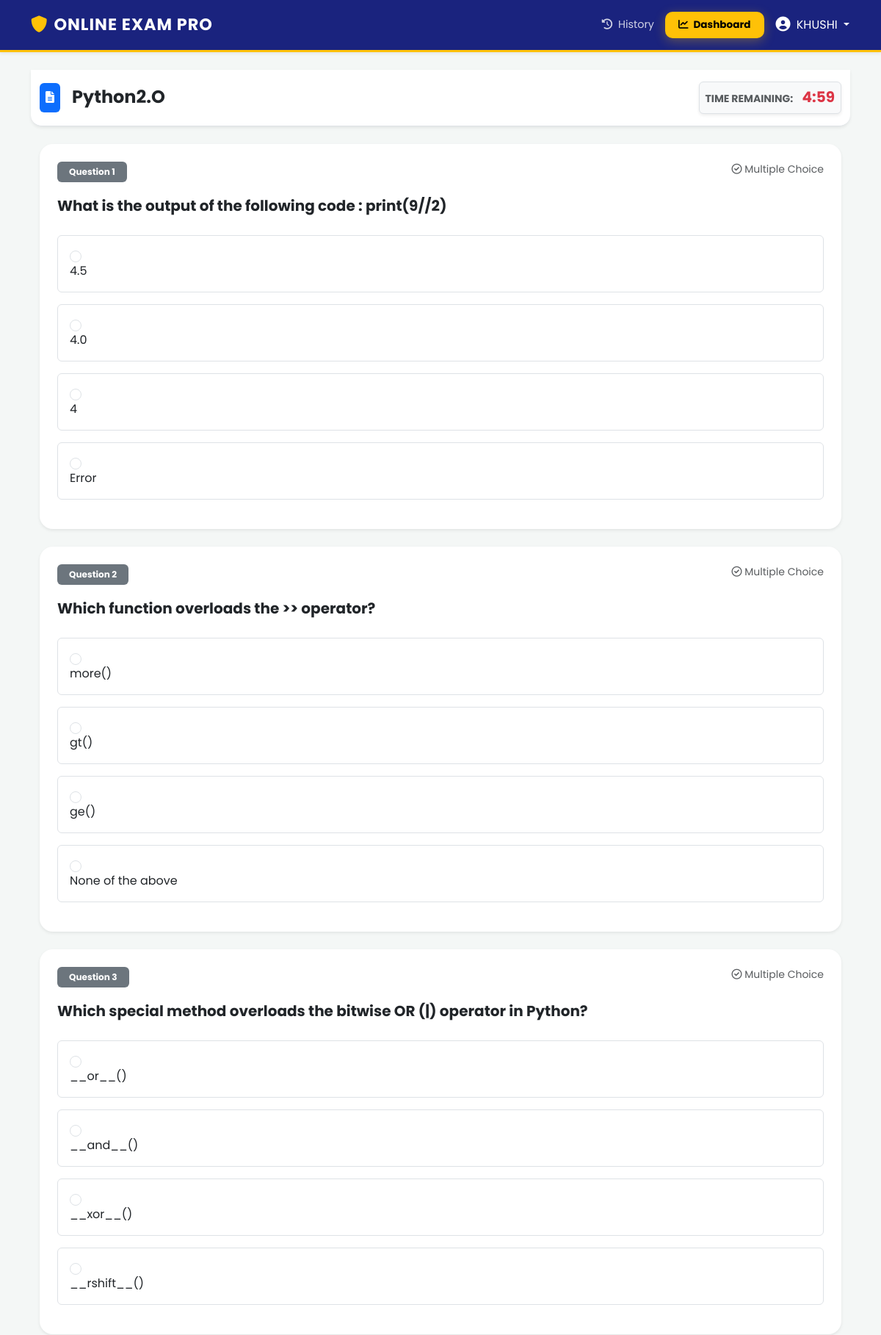
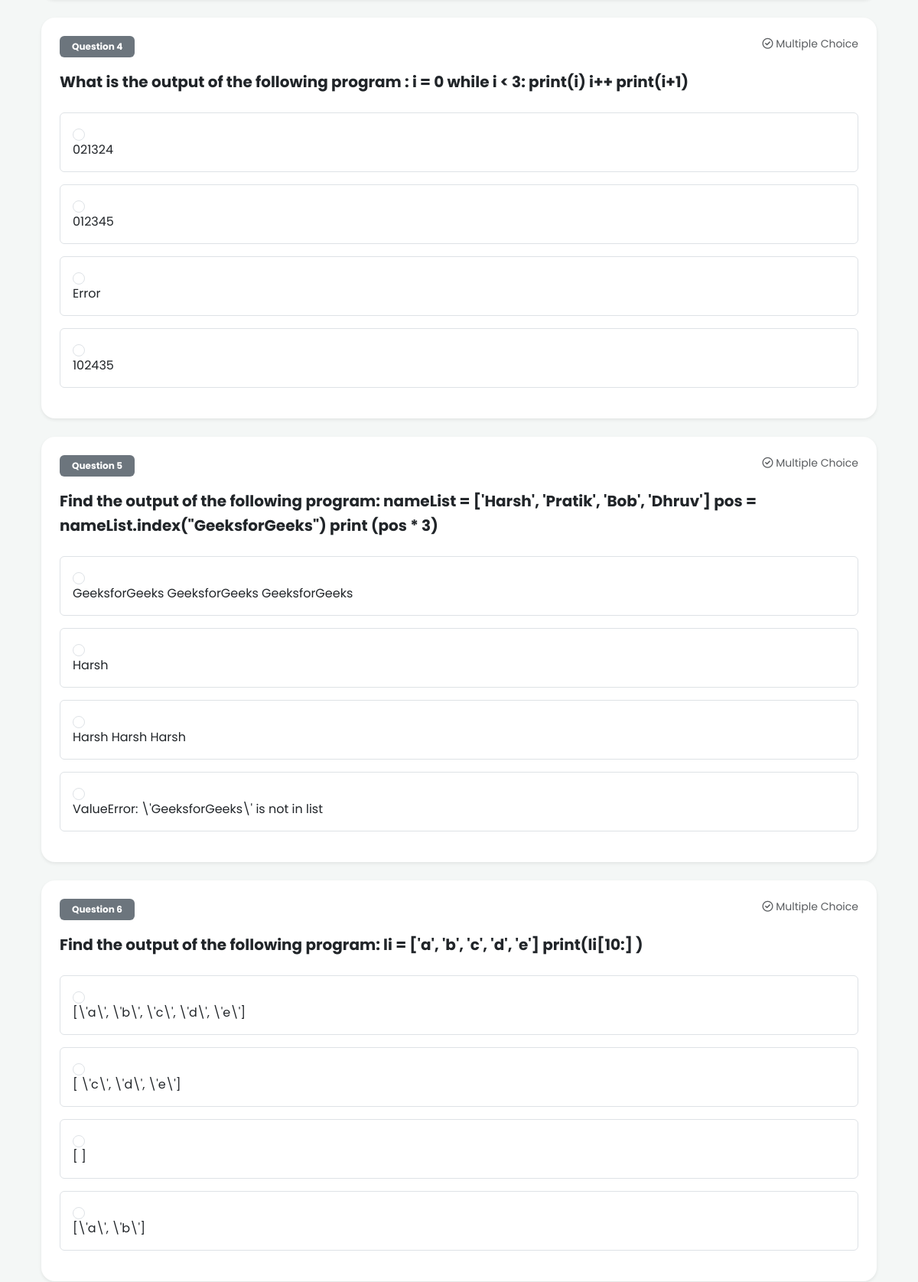
/take-exam/3/ (signed in, upper part), run on the app's committed database (2 pictures, top to bottom).
### exam/models.py (models this page shows, shortened)
class Exam(models.Model):
    author = models.ForeignKey(User, on_delete=models.CASCADE, related_name='my_exams', null=True, blank=True)
    title = models.CharField(max_length=200)
    description = models.TextField(blank=True)
    exam_code = models.CharField(max_length=8, unique=True, editable=False)
    duration_minutes = models.PositiveIntegerField(default=30, help_text="Duration in minutes")
    created_at = models.DateTimeField(auto_now_add=True)

class Question(models.Model):
    exam = models.ForeignKey(Exam, on_delete=models.CASCADE, related_name='questions')
    text = models.TextField()
    option1 = models.CharField(max_length=200)
    option2 = models.CharField(max_length=200)
    option3 = models.CharField(max_length=200)
    option4 = models.CharField(max_length=200)
    correct_option = models.IntegerField(choices=[(1, 'Option 1'), (2, 'Option 2'), (3, 'Option 3'), (4, 'Option 4')])

### exam/views.py (the view, shortened to what this page needs)
# urls.py: path('take-exam/<int:exam_id>/', views.take_exam, name='take_exam'),
@login_required
def take_exam(request, exam_id):
    exam = get_object_or_404(Exam, id=exam_id)
    questions = exam.questions.all()
    return render(request, 'take_exam.html', {'exam': exam, 'questions': questions})

### exam/templates/take_exam.html (shortened to what this page needs)
{% extends 'base.html' %} {% block content %}
<div class="container pb-5">
    <div class="row sticky-top bg-white py-3 shadow-sm mb-4 border-bottom" style="top: 0; z-index: 1000; border-radius: 0 0 15px 15px;">
        <div class="col-md-8 d-flex align-items-center">
            <div class="p-2 bg-primary rounded text-white me-3">
                <i class="fas fa-file-alt"></i>
            </div>
            <h4 class="text-dark mb-0 fw-bold">{{ exam.title }}</h4>
        </div>
        <div class="col-md-4 text-end">
            <div class="d-inline-block p-2 rounded shadow-sm border bg-light">
                <span class="text-muted small fw-bold text-uppercase me-2">Time Remaining:</span>
                <span id="timer" class="h5 mb-0 fw-bold text-danger">--:--</span>
            </div>
        </div>
    </div>
    <form id="examForm" method="POST">
        {% for q in questions %}
        <div class="card mb-4 p-4 border-0 shadow-sm question-card">
            <div class="d-flex justify-content-between mb-3">
                <span class="badge bg-secondary px-3 py-2">Question {{ forloop.counter }}</span>
                <span class="text-muted small"><i class="far fa-check-circle"></i> Multiple Choice</span>
            </div>
            <h5 class="fw-bold mb-4 text-dark" style="line-height: 1.6;">{{ q.text }}</h5>
            <div class="options-grid">
                <div class="form-check custom-option mb-3 p-3 border rounded">
                    <input class="form-check-input ms-0 me-3" type="radio" name="question_{{ q.id }}" value="1" id="q{{ q.id }}_1">
                    <label class="form-check-label w-100 h-100 cursor-pointer" for="q{{ q.id }}_1">
                        {{ q.option1 }}
                    </label>
                </div>
                <div class="form-check custom-option mb-3 p-3 border rounded">
                    <input class="form-check-input ms-0 me-3" type="radio" name="question_{{ q.id }}" value="2" id="q{{ q.id }}_2">
                    <label class="form-check-label w-100 h-100 cursor-pointer" for="q{{ q.id }}_2">
                        {{ q.option2 }}
                    </label>
                </div>
                <div class="form-check custom-option mb-3 p-3 border rounded">
                    <input class="form-check-input ms-0 me-3" type="radio" name="question_{{ q.id }}" value="3" id="q{{ q.id }}_3">
                    <label class="form-check-label w-100 h-100 cursor-pointer" for="q{{ q.id }}_3">
                        {{ q.option3 }}
                    </label>
                </div>
                <div class="form-check custom-option mb-3 p-3 border rounded">
                    <input class="form-check-input ms-0 me-3" type="radio" name="question_{{ q.id }}" value="4" id="q{{ q.id }}_4">
                    <label class="form-check-label w-100 h-100 cursor-pointer" for="q{{ q.id }}_4">
                        {{ q.option4 }}
                    </label>
                </div>
            </div>
        </div>
        {% endfor %}
    </form>
</div>
{% endblock %}

### exam/templates/base.html (shortened to what this page needs)
<!DOCTYPE html>
<html lang="en">
<head>
    <link href="https://cdn.jsdelivr.net/npm/bootstrap@5.3.0/dist/css/bootstrap.min.css" rel="stylesheet">
    <link rel="stylesheet" href="https://cdnjs.cloudflare.com/ajax/libs/font-awesome/6.0.0/css/all.min.css">
</head>
<body>
    <nav class="navbar navbar-dark shadow-sm sticky-top">
        <div class="container">
            <a class="navbar-brand fw-bold" href="{% url 'home' %}">
                <i class="fas fa-shield-alt text-warning me-2"></i>ONLINE EXAM PRO
            </a>
            {% if user.is_authenticated %}
            <div class="d-flex align-items-center">
                <a href="{% url 'my_results' %}" class="nav-link-custom">
                    <i class="fas fa-history me-1"></i> History
                </a>
                {% if user.is_staff %}
                <a href="{% url 'teacher_dashboard' %}" class="btn-teacher">
                    <i class="fas fa-chart-line me-1"></i> Dashboard
                </a>
                {% endif %}
                <div class="dropdown">
                    <button class="btn btn-link text-white text-decoration-none dropdown-toggle p-0" type="button" data-bs-toggle="dropdown">
                        <i class="fas fa-user-circle fa-lg me-1"></i> {{ user.username|upper }}
                    </button>
                </div>
            </div>
            {% else %}
            <div class="d-flex">
                <a href="{% url 'login' %}" class="nav-link-custom">Login</a>
                <a href="{% url 'register' %}" class="btn btn-light btn-sm fw-bold rounded-pill px-3">Join Now</a>
            </div>
            {% endif %}
        </div>
    </nav>
    <div class="container py-4">
        {% block content %}
        {% endblock %}
    </div>
</body>
</html>

### exam/templates/base.html (style rules this page uses)
:root { --primary-blue: #1a237e; --hover-blue: #0d47a1; --accent-yellow: #ffc107; }
body { background: #f4f7f6; font-family: 'Poppins', sans-serif; min-height: 100vh; }
.navbar { background: var(--primary-blue) !important; padding: 12px 0; border-bottom: 3px solid var(--accent-yellow); }
.navbar-brand { font-size: 1.4rem; letter-spacing: 1px; transition: 0.3s; }
.nav-link-custom { color: rgba(255,255,255,0.8) !important; font-size: 0.9rem; margin-right: 15px; transition: 0.3s; text-decoration: none; }
.card { border: none; border-radius: 18px; box-shadow: 0 10px 30px rgba(0,0,0,0.05); }
.btn-teacher { background: var(--accent-yellow); color: #000; font-weight: 700; border-radius: 10px; padding: 8px 18px; margin-right: 15px; text-decoration: none; font-size: 0.85rem; box-shadow: 0 4px 15px rgba(255, 193, 7, 0.3); transition: 0.3s; }

### exam/templates/take_exam.html (style rules this page uses)
.question-card { transition: transform 0.2s; }
.custom-option { background-color: #ffffff; transition: all 0.2s ease; cursor: pointer; }
.cursor-pointer { cursor: pointer; }

### data on the page
Exam: title "Python2.O"
Question: text "What is the output of the following code : print(9//2)", option1 "4.5", option2 "4.0", option3 "4", option4 "Error"
Question: text "Which function overloads the >> operator?", option1 "more()", option2 "gt()", option3 "ge()", option4 "None of the above"
Question: text "Which special method overloads the bitwise OR (|) operator in Python?", option1 "__or__()", option2 "__and__()", option3 "__xor__()", option4 "__rshift__()"
Question: text "What is the output of the following program : i = 0 while i < 3: print(i) i++ print(i+1)", option1 "021324", option2 "012345", option3 "Error", option4 "102435"
Question: text "Find the output of the following program: nameList = ['Harsh', 'Pratik', 'Bob', 'Dhruv'] pos = nameList.index(\"GeeksforGeeks\") print (pos * 3)", option1 "GeeksforGeeks GeeksforGeeks GeeksforGeeks", option2 "Harsh", option3 "Harsh Harsh Harsh", option4 "ValueError: \\'GeeksforGeeks\\' is not in list"
Question: text "Find the output of the following program: li = ['a', 'b', 'c', 'd', 'e'] print(li[10:] )", option1 "[\\'a\\', \\'b\\', \\'c\\', \\'d\\', \\'e\\']", option2 "[ \\'c\\', \\'d\\', \\'e\\']", option3 "[ ]", option4 "[\\'a\\', \\'b\\']"

### other printed values
{{ user.username|upper }} "KHUSHI"
